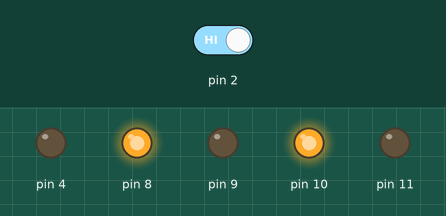
Recording of a sketch running on a simulated Arduino Uno, built with avr-gcc and run on an emulated ATmega328P. On the bench: output pins drawn as LEDs (lit = HIGH). The test bench sets the inputs (shaded band); at power-on: pin 2 HIGH.

Above: at 1.2 s.
1.3 s: pin 2 driven LOW
At 2.4 s:
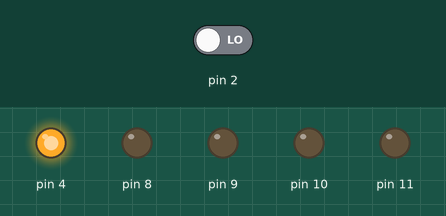
2.8 s: pin 2 driven HIGH
At 3.6 s:
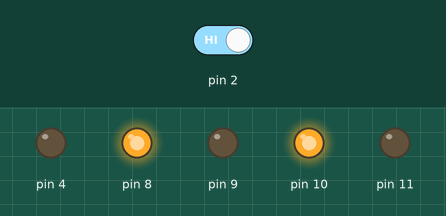
Timing chart, 0 to 5.8 s (numbered marks = the images above; inputs shaded):
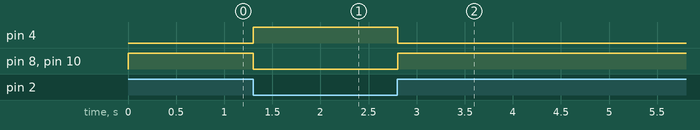

The sketch:

fire_detection_robot.ino
```cpp
void setup() {
  pinMode(2, INPUT);
  pinMode(4, OUTPUT);

  pinMode(8, OUTPUT);
  pinMode(9, OUTPUT);
  pinMode(10, OUTPUT);
  pinMode(11, OUTPUT);
}

void loop() {
  if (digitalRead(2) == LOW) {
    digitalWrite(8, LOW);
    digitalWrite(9, LOW);
    digitalWrite(10, LOW);
    digitalWrite(11, LOW);

    digitalWrite(4, HIGH);
  } else {
    digitalWrite(4, LOW);

    digitalWrite(8, HIGH);
    digitalWrite(9, LOW);
    digitalWrite(10, HIGH);
    digitalWrite(11, LOW);
  }

  delay(50);
}
```

Measured:
- after the input at 1.3 s, pin 4: LOW → HIGH at once; pin 8, pin 10: HIGH → LOW at once
- after the input at 2.8 s, pin 4: HIGH → LOW at once; pin 8, pin 10: LOW → HIGH at once
